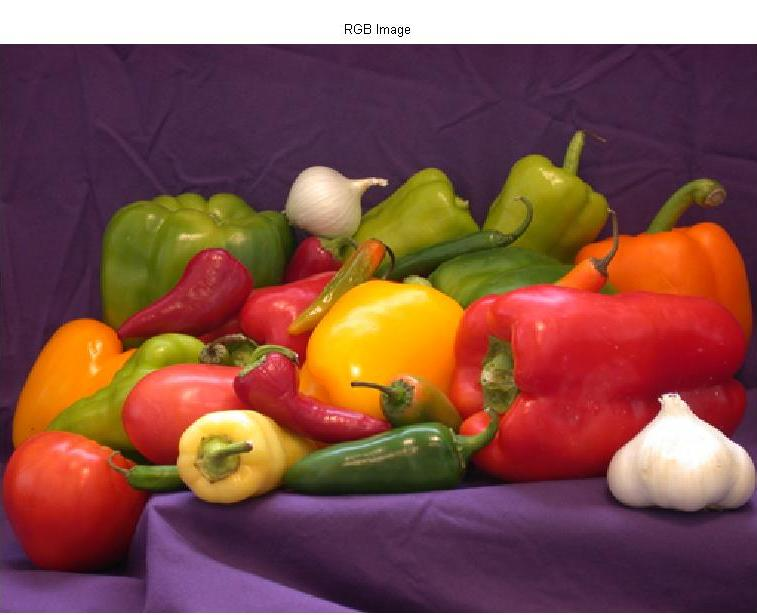
%> input picture rgb_image.jpg, 757 x 615 px
$ octave ESCALA.m   (GNU Octave 9; MATLAB toolbox functions it lacks are replaced by stand-ins)
%> lines starting %> are read from the running program, lines starting %| are printed output that depends on the picture; in (x1, y1, x2, y2) boxes, pixels count from 0 and x2, y2 are one past the last pixel; in counts of white or black regions, pixels touching at a corner belong together; the program's own positions count from 1
[file path]=uigetfile('*.jpg','abrir');
%> the answer given: ../rgb_image.jpg
if isequal(file,0)
    return
else
    a=imread(strcat(path,file));
%> a is the input picture: size 615x757x3 uint8; mean R, G, B 130.7, 80.5, 72.3
    subplot(2,2,1);
    imshow(a);
    title('imagen original');
    b=rgb2gray(a)
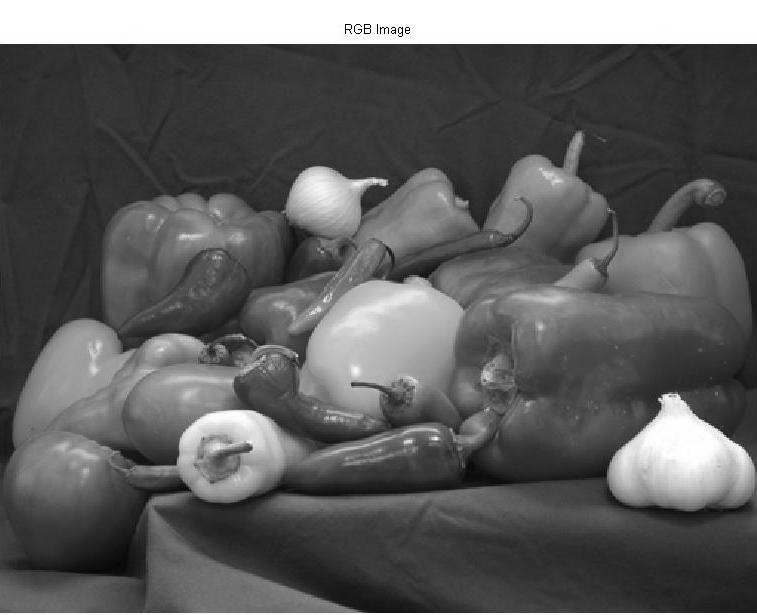
%> b: size 615x757 uint8; min 0, max 255, mean 94.5
    subplot(2,2,2);
    imshow(b);
    title('Imgen a EScala de grises2');
    c=im2bw(a);
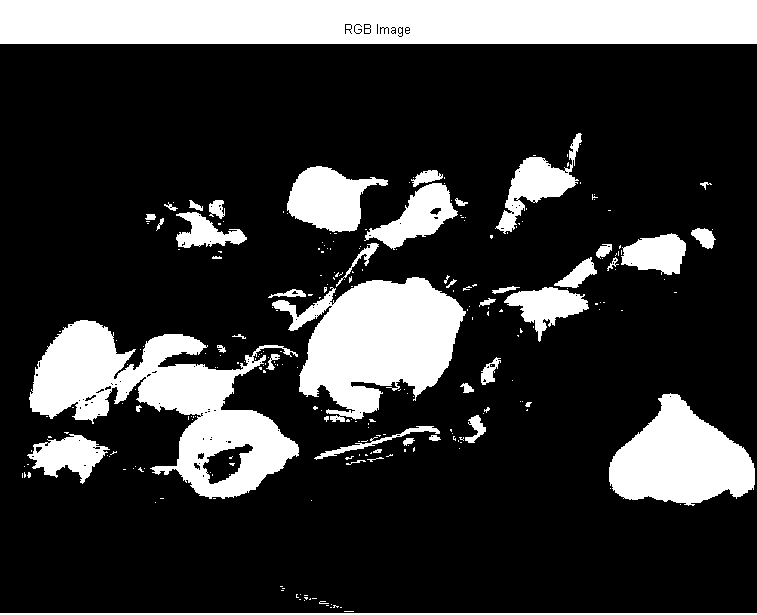
%> c: size 615x757 logical; 22% white; 255 white regions (209 under 20 px), largest, box (x1, y1, x2, y2) and area: (0, 0, 757, 44) 33128, (29, 320, 299, 499) 19845, (272, 277, 466, 422) 16164
    subplot(2,2,3);
    imshow(c);
    title('imagen blanco y negro');
    umbral=graythresh(a);
%> umbral = 0.529
    fprintf('umbral optimo: %0.2f',umbral);
%| umbral optimo: 0.53
    d=im2bw(a,umbral);
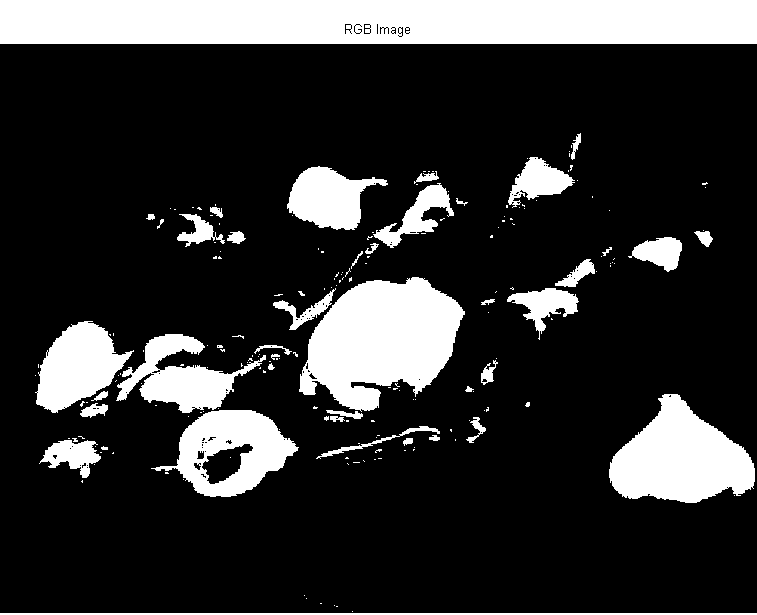
%> d: size 615x757 logical; 19.7% white; 198 white regions (156 under 20 px), largest, box (x1, y1, x2, y2) and area: (0, 0, 757, 44) 33128, (299, 277, 465, 412) 14585, (609, 394, 755, 503) 9961
    subplot(2,2,4);
    imshow(d);
    title('imagen blanco y negro u,bral 0.1');
    % [4 lines of commented-out code are left out]
end
